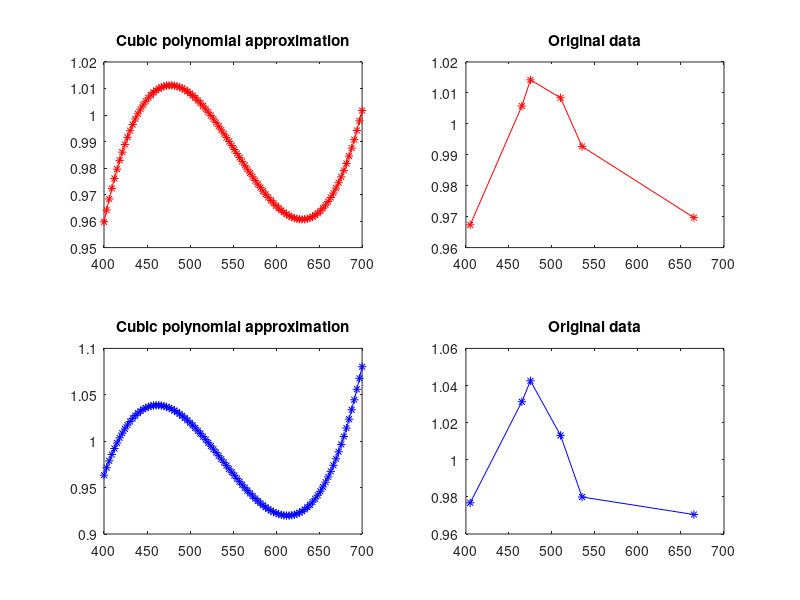

Here is the MATLAB script that generated this plot:
clear all
A=[ [405	0.9673501739	0.9767995958	1.009769926];
[465	1.005753198	1.031240132	1.025351793];
[475	1.014216503	1.04253963	1.027918164];
[510	1.008402444	1.013118194	1.004688259];
[535	0.9926866383	0.979942255	0.9871739141];
[665	0.9696989447	0.9704847721	1.000808744]];

B=transpose(A);

p(1:4)=polyfit(B(1,1:6),B(2,1:6),3);
x(1:100)=linspace(400,700);
y(1:100)=polyval(p(:),x(1:100));

subplot(2,2,1)
plot(x,y,'-r*')
title('Cubic polynomial approximation')
subplot(2,2,2)
plot(B(1,:),B(2,:),'-r*')
title('Original data')


pp(1:4)=polyfit(B(1,1:6),B(3,1:6),3);
yy(1:100)=polyval(pp(:),x(1:100));

subplot(2,2,3)
plot(x,yy,'-b*')
title('Cubic polynomial approximation')
subplot(2,2,4)
plot(B(1,:),B(3,:),'-b*')
title('Original data')


